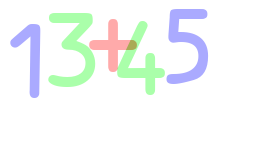
#> input picture python/20210614/JunMo/images/d9.png, 270 x 150 px
$ python make_train_data.py
#> lines starting #> are read from the running program, lines starting #| are printed output that depends on the picture; after the words box and inside, x2 and y2 are one past the last pixel; in counts of white or black regions, pixels touching at a corner belong together
#> further down, imgs is the input picture: shape (150, 270, 3); mean B, G, R 247.4, 248.2, 244.2
### python/20210614/JunMo/utils.py
'''
    가지고온 이미지들을 cv2
    cv2.imread 하게되면..numpy 배열로....
    numpy 나온걸 이웃알고리즘....
    cv2.imread predict 하게되면... 어떤...
'''
import numpy as np

import cv2
GREEN = 0
BLUE = 1
RED = 2

def resized20(img):
    resized = cv2.resize(img,(20,20))
    return resized.reshape(-1,400).astype(np.float32)

def getcolors(img, color):
    other_1 = (color + 1) % 3
    other_2 = (color + 2) % 3
    # 불리언 인덱싱
    indexes = img[:, :, other_1] == 255
    img[indexes] = [0, 0, 0]
    # cv2.imshow('image', img)
    # cv2.waitKey(0)
    indexes = img[:, :, other_2] == 255
    img[indexes] = [0, 0, 0]
    # cv2.imshow('image', img)
    # cv2.waitKey(0)
    indexes = img[:, :, color] < 170
    img[indexes] = [0, 0, 0]
    # cv2.imshow('image', img)
    # cv2.waitKey(0)
    indexes = img[:, :, color] != 0
    img[indexes] = [255, 255, 255]
    # cv2.imshow('image', img)
    # cv2.waitKey(0)
    return img

def extract_chars(img):
    chars = []
    colors = [BLUE,GREEN,RED]
    for color in colors:
        imgs = getcolors(img.copy(),color)
        gray_imgs = cv2.cvtColor(imgs,cv2.COLOR_BGR2GRAY)   #흑백처리
        ret, thre_imgs = cv2.threshold(gray_imgs,127,255,0) #쓰레스홀드.. 한계점.. 127이상 255 127미만 0처리
        # 외곽선을 찾아라
        contours, _ = cv2.findContours(thre_imgs,cv2.RETR_EXTERNAL,cv2.CHAIN_APPROX_SIMPLE)

        for contour in contours:
            cv2.drawContours(gray_imgs, contour,0,(0,0,255),2)
            # cv2.imshow('text',gray_imgs)
            # cv2.waitKey(0)
            area = cv2.contourArea(contour)
            if area > 50:
                x,y,width,height = cv2.boundingRect(contour)
                roi = gray_imgs[y:y+height, x:x+width]
                chars.append((x,roi))
#> this loop made 3 passes
#> pass 1, in getcolors, `indexes = img[:, :, other_1] == 255`:
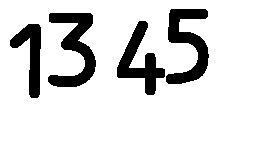
#> indexes: shape (150, 270) bool; 86.1% white; 4 black regions, box (x1, y1, x2, y2) and area: (48, 13, 96, 87) 1665, (166, 9, 209, 84) 1568, (117, 21, 165, 95) 1363, (10, 24, 41, 98) 1044
#> pass 1, in getcolors, `indexes = img[:, :, other_2] == 255`:
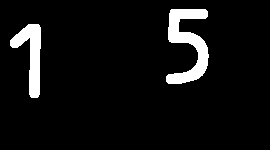
#> indexes: shape (150, 270) bool; 6.4% white; 2 white regions, box (x1, y1, x2, y2) and area: (166, 9, 209, 84) 1568, (10, 24, 41, 98) 1044
#> pass 1, in getcolors, `indexes = img[:, :, color] < 170`:
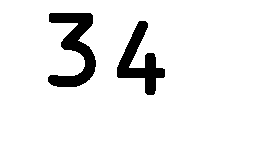
#> indexes: shape (150, 270) bool; 92.5% white; 2 black regions, box (x1, y1, x2, y2) and area: (48, 13, 96, 87) 1665, (117, 21, 165, 95) 1363
#> after the loop:
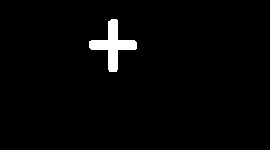
#> gray_imgs: shape (150, 270); 2.2% white; 1 white region, box (x1, y1, x2, y2) and area: (89, 19, 137, 72) 891
#> after the loop: imgs: shape (150, 270, 3); 2.2% white; 1 white region, box (x1, y1, x2, y2) and area: (89, 19, 137, 72) 894
#> after the loop, chars = 5 items
                # cv2.imshow('roi',roi)
                # cv2.waitKey(0)

    chars = sorted(chars, key = lambda char:char[0])
    return chars

### python/20210614/JunMo/make_train_data.py
import cv2

import utils
import os

imgs = cv2.imread('images/d9.png',cv2.IMREAD_COLOR)
chars = utils.extract_chars(imgs)
#> chars = 5 items

for char in chars:
    cv2.imshow('char[1]', char[1])
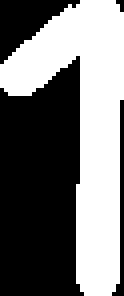
#> window 'char[1]': shape (74, 31) (shown 4 times larger); 45.4% white; 1 white region, box (x1, y1, x2, y2) and area: (0, 0, 31, 74) 1041
    input = cv2.waitKey(0)
#> (key Esc is pressed here)
    resized = utils.resized20(char[1])
#> in resized20, `resized = cv2.resize(img,(20,20))`:
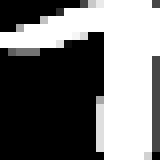
#> resized: shape (20, 20) (shown 8 times larger); min 0, max 255, mean 115.6
    # print('input ',input)
    # print('input -48', input-48)
    # + a - b * c
    if input >= 48 and input <= 57:
        name = str(input - 48)
        # print('len(next(os.walk(./training_data/+ name + /))[2]')
        # print( len(next(os.walk('./training_data/' + name + '/'))[2]))
        if not os.path.isdir('./training_data'):
            os.makedirs('./training_data')
        if not os.path.isdir('./training_data/'+name):
            os.makedirs('./training_data/'+name)
        file_count = len(next(os.walk('./training_data/' + name + '/'))[2])
        cv2.imwrite('./training_data/' + str(input - 48) + '/' +
                    str(file_count + 1) + '.png', resized)
    elif input == ord('a') or input == ord('b') or input == ord('c'):
        name = str(input - ord('a') + 10)
        if not os.path.isdir('./training_data'):
            os.makedirs('./training_data')
        if not os.path.isdir('./training_data/' + name):
            os.makedirs('./training_data/' + name)
        file_count = len(next(os.walk('./training_data/' + name + '/'))[2])
        cv2.imwrite('./training_data/' + name + '/' +
                    str(file_count + 1) + '.png', resized)
